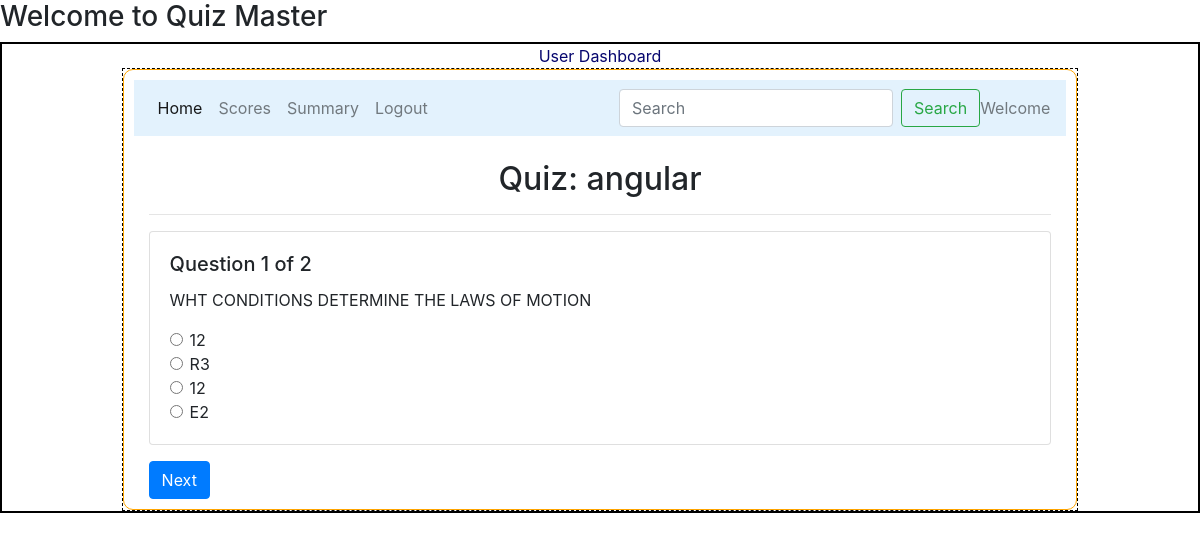
The page /start_quiz/104 on the database as committed earlier.
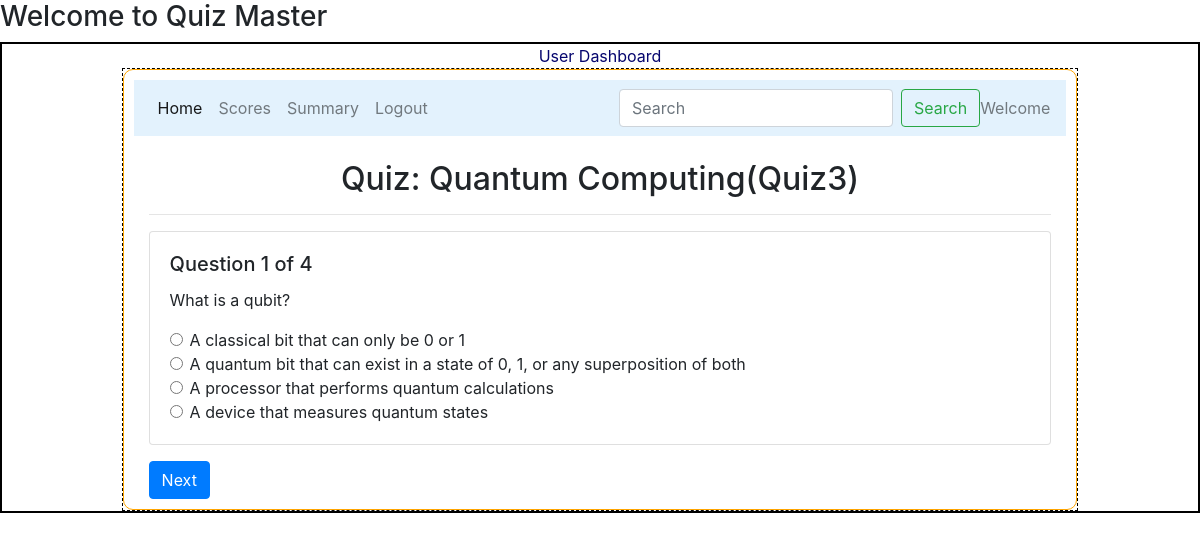
The same page on the database as committed later.
### models/model1.py (models this page shows)
class Quiz(db.Model):
    __tablename__="quiz"
    id=db.Column(db.Integer,primary_key=True,autoincrement=True)
    chapter_id=db.Column(db.Integer,db.ForeignKey("chapter.id"),nullable=False)
    quiz_name=db.Column(db.String,nullable=False)
    date_of_quiz=db.Column(db.Date,nullable=False)
    time_duration=db.Column(db.Time,nullable=False)
    remarks=db.Column(db.String,nullable=False)
    questions=db.relationship("Questions",cascade="all,delete",backref="quiz",lazy=True)

class Questions(db.Model):
    __tablename__="questions"
    id=db.Column(db.Integer,primary_key=True)
    quiz_id=db.Column(db.Integer,db.ForeignKey("quiz.id"),nullable=False)
    question_statement=db.Column(db.String,nullable=False)
    option1=db.Column(db.String,nullable=False)
    option2=db.Column(db.String,nullable=False)
    option3=db.Column(db.String,nullable=False)
    option4=db.Column(db.String,nullable=False)
    correct_option=db.Column(db.String,nullable=False)

### controllers/routes.py (the view, shortened to what this page needs)
@app.route('/start_quiz/<int:quiz_id>', methods=['GET', 'POST'])
def start_quiz(quiz_id):
    quiz = Quiz.query.get_or_404(quiz_id)
    questions = quiz.questions  # Fetch all questions for this quiz
    if 'answers' not in session:
        session['answers'] = {}  # Store user answers in session
    question_index = int(request.args.get('q', 0))  # Get current question index from URL
    if question_index >= len(questions):  # Prevent going out of bounds
        return redirect(url_for('start_quiz', quiz_id=quiz_id, q=0))
    question = questions[question_index]  # Get the current question
    user_id=session.get("user_id")
    return render_template('start_quiz.html', quiz=quiz, question=question, question_index=question_index, total_questions=len(questions),user_id=session.get("user_id"))

### templates/start_quiz.html (shortened to what this page needs)
{% extends "user_layout.html" %}
{% block content %}
<div class="container mt-4">
    <h2 class="text-center">Quiz: {{ quiz.quiz_name }}</h2>
    <hr>
    <form method="POST" action="{{ url_for('start_quiz', quiz_id=quiz.id, q=question_index) }}">
        <div class="card shadow">
            <div class="card-body">
                <h5 class="card-title">Question {{ question_index + 1 }} of {{ total_questions }}</h5>
                <p class="card-text">{{ question.question_statement }}</p>
                <div class="form-check">
                    <input type="radio" name="answer" value="{{ question.option1 }}" id="opt1" class="form-check-input">
                    <label for="opt1" class="form-check-label">{{ question.option1 }}</label>
                </div>
                <div class="form-check">
                    <input type="radio" name="answer" value="{{ question.option2 }}" id="opt2" class="form-check-input">
                    <label for="opt2" class="form-check-label">{{ question.option2 }}</label>
                </div>
                <div class="form-check">
                    <input type="radio" name="answer" value="{{ question.option3 }}" id="opt3" class="form-check-input">
                    <label for="opt3" class="form-check-label">{{ question.option3 }}</label>
                </div>
                <div class="form-check">
                    <input type="radio" name="answer" value="{{ question.option4 }}" id="opt4" class="form-check-input">
                    <label for="opt4" class="form-check-label">{{ question.option4 }}</label>
                </div>
            </div>
        </div>
        <div class="mt-3">
            {% if question_index < total_questions - 1 %}
                <button type="submit" name="next" class="btn btn-primary">Next</button>
            {% else %}
                <button type="submit" name="submit" class="btn btn-success">Submit Quiz</button>
            {% endif %}
        </div>
    </form>
</div>
{% endblock %}

Rows that differ between the two databases and show on the page:
removed Questions: question_statement "WHT CONDITIONS DETERMINE THE LAWS OF MOTION", option1 "12", option2 "R3", option3 "12", option4 "E2"
changed Quiz: quiz_name "angular" → "Quantum Computing(Quiz3)"
added Questions: question_statement "What is a qubit?", option1 "A classical bit that can only be 0 or 1", option2 "A quantum bit that can exist in a state of 0, 1, or any superposition of both", option3 "A processor that performs quantum calculations", option4 "A device that measures quantum states"
Other text that changed with them:
{{ total_questions }}: "2" → "4"
form field answer: "☐ 12" → "☐ A classical bit that can only"
form field answer: "☐ R3" → "☐ A quantum bit that can exist i"
form field answer: "☐ 12" → "☐ A processor that performs quan"
form field answer: "☐ E2" → "☐ A device that measures quantum"
